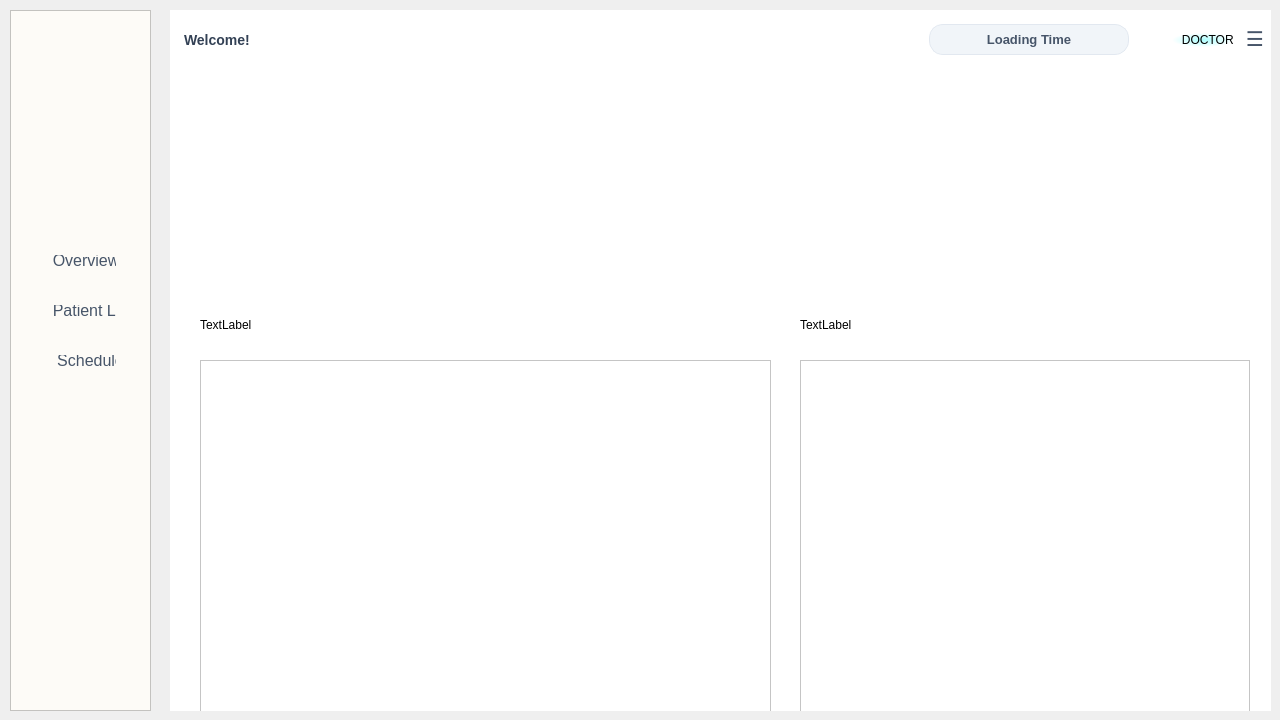
<?xml version="1.0" encoding="UTF-8"?>
<ui version="4.0">
 <class>doctorwindow</class>
 <widget class="QWidget" name="doctorwindow">
  <property name="geometry">
   <rect>
    <x>0</x>
    <y>0</y>
    <width>1280</width>
    <height>720</height>
   </rect>
  </property>
  <property name="font">
   <font>
    <pointsize>9</pointsize>
   </font>
  </property>
  <property name="windowTitle">
   <string>Form</string>
  </property>
  <property name="autoFillBackground">
   <bool>false</bool>
  </property>
  <property name="styleSheet">
   <string notr="true">/* 1. Sidebar Background - Light Beige */
QFrame#sidebarFrame {
    background-color: #FDFBF7; /* Soft, warm beige-white */
    border-right: 1px solid #e2e8f0;
}

/* 2. Navigation Buttons Styling */
QPushButton#overviewBtn, QPushButton#patientlistBtn, QPushButton#scheduleBtn {
    background-color: transparent;
    border-radius: 8px;
    padding: 10px 15px;
    color: #475569;
    font-family: &quot;Segoe UI&quot;, sans-serif;
    font-weight: 600;
    text-align: left;
    margin: 5px 10px;
}

/* Hover effect */
QPushButton#overviewBtn:hover, QPushButton#patientlistBtn:hover, QPushButton#scheduleBtn:hover{
    background-color: #f1ede6; /* Slightly darker beige on hover */
    color: #1e293b;
}

/* Active state for selected tab */
QPushButton#overviewBtn:checked, 
QPushButton#patientlistBtn:checked, 
QPushButton#scheduleBtn:checked {
    background-color: #e5e0d7; 
    color: #3f352a;
    border-left: 4px solid #3f352a;
}</string>
  </property>
  <widget class="QWidget" name="centralWidget" native="true">
   <property name="geometry">
    <rect>
     <x>170</x>
     <y>10</y>
     <width>1101</width>
     <height>701</height>
    </rect>
   </property>
   <property name="font">
    <font>
     <pointsize>14</pointsize>
    </font>
   </property>
   <property name="styleSheet">
    <string notr="true">background-color: #ffffff;</string>
   </property>
   <widget class="QWidget" name="topBarWidget" native="true">
    <property name="geometry">
     <rect>
      <x>0</x>
      <y>10</y>
      <width>1100</width>
      <height>40</height>
     </rect>
    </property>
    <property name="sizePolicy">
     <sizepolicy hsizetype="Fixed" vsizetype="Fixed">
      <horstretch>0</horstretch>
      <verstretch>0</verstretch>
     </sizepolicy>
    </property>
    <layout class="QHBoxLayout" name="horizontalLayout">
     <item>
      <widget class="QLabel" name="message">
       <property name="sizePolicy">
        <sizepolicy hsizetype="Fixed" vsizetype="Fixed">
         <horstretch>0</horstretch>
         <verstretch>0</verstretch>
        </sizepolicy>
       </property>
       <property name="font">
        <font>
         <family>Segoe UI</family>
         <pointsize>-1</pointsize>
         <fontweight>DemiBold</fontweight>
        </font>
       </property>
       <property name="styleSheet">
        <string notr="true">QLabel#message {
    color: #334155;                 /* Dark slate color ensures it is visible */
    font-family: &quot;Segoe UI&quot;, sans-serif;
    font-size: 14px;
    font-weight: 600;
    background-color: transparent;  /* Ensure it has no background color blocking it */
    padding: 0px 10px;              /* Breathing room */
}</string>
       </property>
       <property name="text">
        <string>Welcome!</string>
       </property>
      </widget>
     </item>
     <item>
      <spacer name="horizontalSpacer">
       <property name="orientation">
        <enum>Qt::Orientation::Horizontal</enum>
       </property>
       <property name="sizeHint" stdset="0">
        <size>
         <width>578</width>
         <height>18</height>
        </size>
       </property>
      </spacer>
     </item>
     <item>
      <widget class="QLabel" name="label_clock">
       <property name="sizePolicy">
        <sizepolicy hsizetype="Preferred" vsizetype="Fixed">
         <horstretch>0</horstretch>
         <verstretch>0</verstretch>
        </sizepolicy>
       </property>
       <property name="minimumSize">
        <size>
         <width>200</width>
         <height>31</height>
        </size>
       </property>
       <property name="maximumSize">
        <size>
         <width>200</width>
         <height>31</height>
        </size>
       </property>
       <property name="font">
        <font>
         <family>Segoe UI</family>
         <pointsize>-1</pointsize>
         <fontweight>DemiBold</fontweight>
        </font>
       </property>
       <property name="styleSheet">
        <string notr="true">QLabel#label_clock{
    background-color: #f1f5f9; /* Clean slate-gray box fill */
    border: 1px solid #e2e8f0;  /* Delicate border line */
    border-radius: 14px;        /* Smooth rounded pill edges */
    padding: 6px 16px;          /* Perfect breathing room around the text */
    
    /* Typography Style */
    color: #475569;             /* Crisp slate text color */
    font-family: &quot;Segoe UI&quot;, -apple-system, sans-serif;
    font-size: 13px;
    font-weight: 600;
}</string>
       </property>
       <property name="text">
        <string>Loading Time</string>
       </property>
       <property name="alignment">
        <set>Qt::AlignmentFlag::AlignCenter</set>
       </property>
      </widget>
     </item>
     <item>
      <widget class="QLabel" name="doctorImg">
       <property name="sizePolicy">
        <sizepolicy hsizetype="Preferred" vsizetype="Preferred">
         <horstretch>0</horstretch>
         <verstretch>0</verstretch>
        </sizepolicy>
       </property>
       <property name="minimumSize">
        <size>
         <width>31</width>
         <height>30</height>
        </size>
       </property>
       <property name="maximumSize">
        <size>
         <width>31</width>
         <height>30</height>
        </size>
       </property>
       <property name="text">
        <string/>
       </property>
       <property name="pixmap">
        <pixmap resource="resources.qrc">:/images/doctor.jpg</pixmap>
       </property>
       <property name="scaledContents">
        <bool>true</bool>
       </property>
       <property name="alignment">
        <set>Qt::AlignmentFlag::AlignCenter</set>
       </property>
      </widget>
     </item>
     <item>
      <widget class="QLabel" name="doctorLabel">
       <property name="sizePolicy">
        <sizepolicy hsizetype="Fixed" vsizetype="Fixed">
         <horstretch>0</horstretch>
         <verstretch>0</verstretch>
        </sizepolicy>
       </property>
       <property name="styleSheet">
        <string notr="true">
background-color: qradialgradient(spread:pad, cx:0.5, cy:0.5, radius:0.5, fx:0.5, fy:0.5, stop:0 rgba(170, 255, 255, 255), stop:1 rgba(255, 255, 255, 255));
border-radius: 16px;
font: 600 9pt &quot;Segoe UI&quot;;
color: #000000; </string>
       </property>
       <property name="text">
        <string>   DOCTOR</string>
       </property>
      </widget>
     </item>
     <item>
      <widget class="QPushButton" name="logoutBtn">
       <property name="sizePolicy">
        <sizepolicy hsizetype="Fixed" vsizetype="Fixed">
         <horstretch>0</horstretch>
         <verstretch>0</verstretch>
        </sizepolicy>
       </property>
       <property name="styleSheet">
        <string notr="true">/* Optimized 3-Bars Menu Button */
QPushButton#logoutBtn {
    background-color: transparent;
    color: #475569;             /* Slate text color */
    border: none;
    font-family: &quot;Segoe UI&quot;, sans-serif;
    font-size: 20px;            /* Bumps up the size of the bars */
    font-weight: bold;          /* Makes the bars look clean and solid */
    padding: 0px 6px;
    margin-bottom: 2px;         /* Keeps it perfectly vertically aligned with the text */
}

QPushButton#logoutBtn:hover {
    color: #0f172a;
    background-color: #e2e8f0;  /* Soft grey hover box */
    border-radius: 6px;
}

QPushButton::menu-indicator{
	image:none;
	width: 0 px;
	height:0 px;
}</string>
       </property>
       <property name="text">
        <string>☰</string>
       </property>
      </widget>
     </item>
    </layout>
   </widget>
   <widget class="QWidget" name="contentWidget" native="true">
    <property name="geometry">
     <rect>
      <x>0</x>
      <y>50</y>
      <width>1091</width>
      <height>651</height>
     </rect>
    </property>
    <widget class="QStackedWidget" name="stackedWidget">
     <property name="geometry">
      <rect>
       <x>0</x>
       <y>0</y>
       <width>1101</width>
       <height>651</height>
      </rect>
     </property>
     <property name="currentIndex">
      <number>0</number>
     </property>
     <widget class="QWidget" name="pageOverview">
      <property name="sizePolicy">
       <sizepolicy hsizetype="Expanding" vsizetype="Expanding">
        <horstretch>0</horstretch>
        <verstretch>0</verstretch>
       </sizepolicy>
      </property>
      <widget class="QWidget" name="statsContainer" native="true">
       <property name="geometry">
        <rect>
         <x>10</x>
         <y>20</y>
         <width>1051</width>
         <height>170</height>
        </rect>
       </property>
       <property name="sizePolicy">
        <sizepolicy hsizetype="Expanding" vsizetype="Fixed">
         <horstretch>0</horstretch>
         <verstretch>0</verstretch>
        </sizepolicy>
       </property>
       <property name="minimumSize">
        <size>
         <width>0</width>
         <height>170</height>
        </size>
       </property>
       <property name="maximumSize">
        <size>
         <width>16777215</width>
         <height>170</height>
        </size>
       </property>
      </widget>
      <widget class="QListWidget" name="patientListWidget">
       <property name="geometry">
        <rect>
         <x>30</x>
         <y>300</y>
         <width>571</width>
         <height>470</height>
        </rect>
       </property>
       <property name="sizePolicy">
        <sizepolicy hsizetype="Expanding" vsizetype="Maximum">
         <horstretch>0</horstretch>
         <verstretch>0</verstretch>
        </sizepolicy>
       </property>
       <property name="minimumSize">
        <size>
         <width>0</width>
         <height>470</height>
        </size>
       </property>
       <property name="maximumSize">
        <size>
         <width>16777215</width>
         <height>470</height>
        </size>
       </property>
      </widget>
      <widget class="QTableWidget" name="appointmentsTable">
       <property name="geometry">
        <rect>
         <x>630</x>
         <y>300</y>
         <width>450</width>
         <height>470</height>
        </rect>
       </property>
       <property name="minimumSize">
        <size>
         <width>450</width>
         <height>470</height>
        </size>
       </property>
       <property name="maximumSize">
        <size>
         <width>450</width>
         <height>470</height>
        </size>
       </property>
      </widget>
      <widget class="QLabel" name="lblPatientsTitle">
       <property name="geometry">
        <rect>
         <x>30</x>
         <y>240</y>
         <width>321</width>
         <height>50</height>
        </rect>
       </property>
       <property name="minimumSize">
        <size>
         <width>0</width>
         <height>50</height>
        </size>
       </property>
       <property name="maximumSize">
        <size>
         <width>16777215</width>
         <height>50</height>
        </size>
       </property>
       <property name="text">
        <string>TextLabel</string>
       </property>
      </widget>
      <widget class="QLabel" name="lblAppointmentsTtitle">
       <property name="geometry">
        <rect>
         <x>630</x>
         <y>240</y>
         <width>311</width>
         <height>50</height>
        </rect>
       </property>
       <property name="minimumSize">
        <size>
         <width>0</width>
         <height>50</height>
        </size>
       </property>
       <property name="maximumSize">
        <size>
         <width>16777215</width>
         <height>50</height>
        </size>
       </property>
       <property name="text">
        <string>TextLabel</string>
       </property>
      </widget>
     </widget>
     <widget class="QWidget" name="pagePatient"/>
     <widget class="QWidget" name="pageScheduling"/>
    </widget>
   </widget>
  </widget>
  <widget class="QFrame" name="sideBarFrame">
   <property name="geometry">
    <rect>
     <x>10</x>
     <y>10</y>
     <width>141</width>
     <height>701</height>
    </rect>
   </property>
   <property name="styleSheet">
    <string notr="true">/* 1. Sidebar Frame Styling */
QFrame#sideBarFrame {
    background-color: #FDFBF7; 
    border-right: 1px solid #e2e8f0;
}

/* 2. Target your specific buttons by object name regardless of hierarchy */
#overviewBtn,#patientlistBtn, #scheduleBtn {
    background-color: transparent;
    border: none;
    text-align: left;
    padding-left: 15px;
    font-weight: normal;
}

/* 3. Hover State */
#overviewBtn:hover, #patientlistBtn:hover, #scheduleBtn:hover {
    background-color: #f1f5f9; 
    border-radius: 10px;
}

/* 4. Active / Checked State */
#overviewBtn:checked, 
#patientlistBtn:checked, 
#scheduleBtn:checked {
    background-color: qlineargradient(spread:pad, x1:0, y1:0, x2:1, y2:0, stop:0 #ccffff, stop:1 #ffffff);
    border-radius: 10px;
    font-weight: bold;
}</string>
   </property>
   <property name="frameShape">
    <enum>QFrame::Shape::StyledPanel</enum>
   </property>
   <property name="frameShadow">
    <enum>QFrame::Shadow::Raised</enum>
   </property>
   <widget class="QLabel" name="logoLabel">
    <property name="geometry">
     <rect>
      <x>30</x>
      <y>20</y>
      <width>91</width>
      <height>91</height>
     </rect>
    </property>
    <property name="autoFillBackground">
     <bool>false</bool>
    </property>
    <property name="styleSheet">
     <string notr="true"/>
    </property>
    <property name="text">
     <string/>
    </property>
    <property name="pixmap">
     <pixmap resource="resources.qrc">:/images/axonimg.png</pixmap>
    </property>
    <property name="scaledContents">
     <bool>true</bool>
    </property>
    <property name="wordWrap">
     <bool>false</bool>
    </property>
   </widget>
   <widget class="QPushButton" name="overviewBtn">
    <property name="geometry">
     <rect>
      <x>0</x>
      <y>230</y>
      <width>131</width>
      <height>41</height>
     </rect>
    </property>
    <property name="font">
     <font>
      <family>Segoe UI</family>
      <pointsize>12</pointsize>
      <bold>false</bold>
     </font>
    </property>
    <property name="text">
     <string>    Overview</string>
    </property>
   </widget>
   <widget class="QPushButton" name="patientlistBtn">
    <property name="geometry">
     <rect>
      <x>0</x>
      <y>280</y>
      <width>131</width>
      <height>41</height>
     </rect>
    </property>
    <property name="font">
     <font>
      <family>Segoe UI</family>
      <pointsize>12</pointsize>
      <bold>false</bold>
     </font>
    </property>
    <property name="text">
     <string>    Patient List</string>
    </property>
   </widget>
   <widget class="QPushButton" name="scheduleBtn">
    <property name="geometry">
     <rect>
      <x>0</x>
      <y>330</y>
      <width>131</width>
      <height>41</height>
     </rect>
    </property>
    <property name="font">
     <font>
      <family>Segoe UI</family>
      <pointsize>12</pointsize>
      <bold>false</bold>
     </font>
    </property>
    <property name="text">
     <string>     Schedule</string>
    </property>
   </widget>
  </widget>
 </widget>
 <resources>
  <include location="resources.qrc"/>
 </resources>
 <connections/>
</ui>
